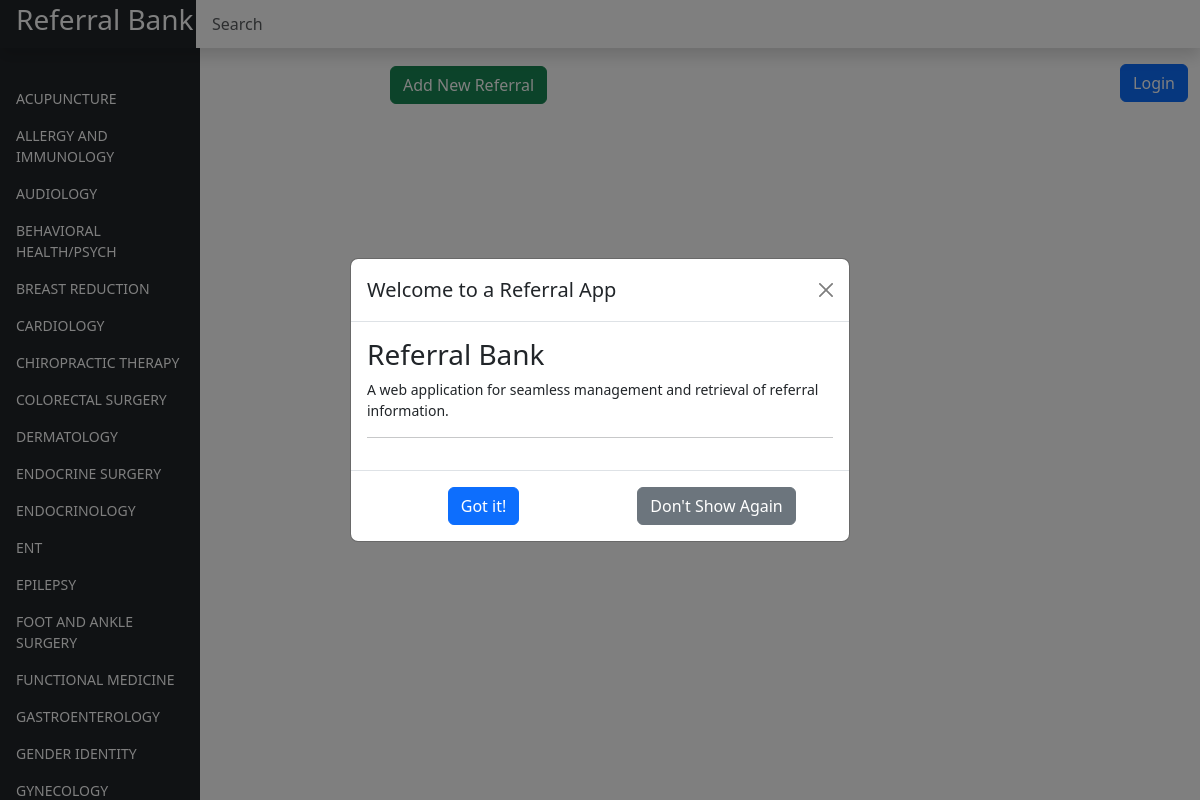
The app's page /, older data.
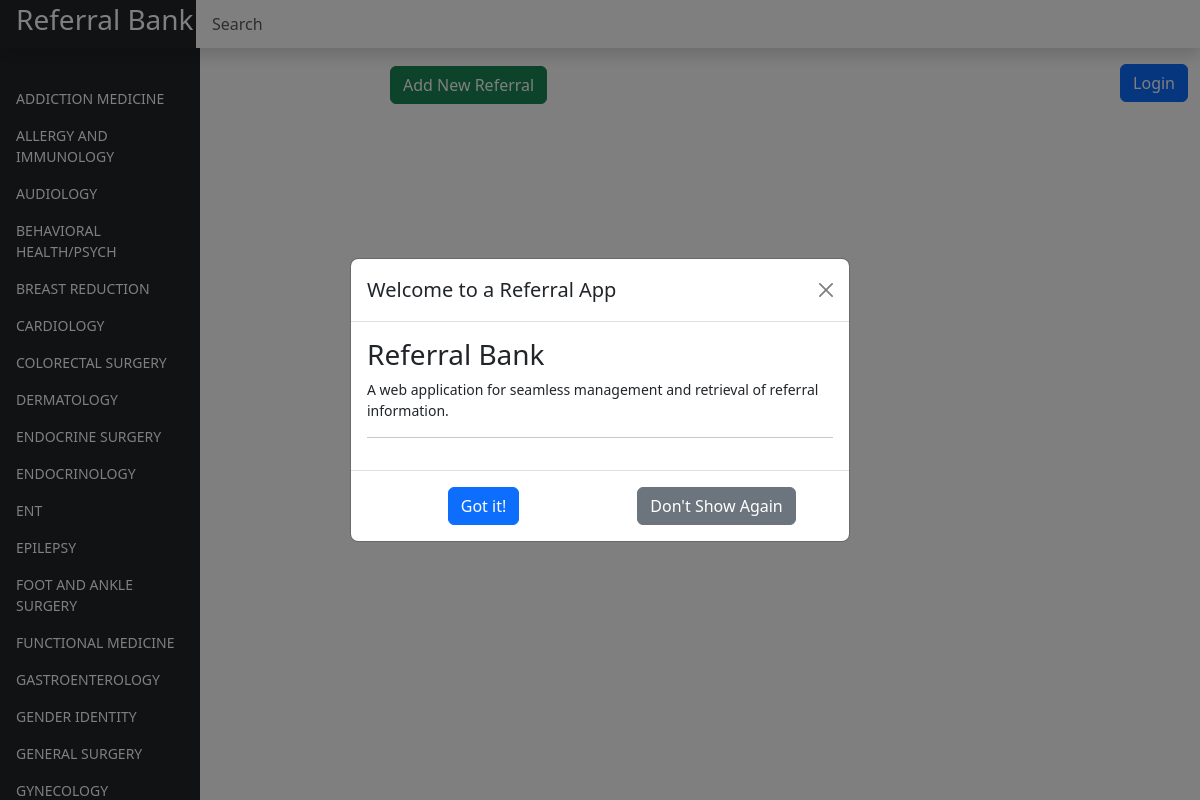
The same page, newer data.
### tables this page shows
CREATE TABLE "referrals" (
                id INTEGER PRIMARY KEY,
                SPECIALTY TEXT,
                NAME_OF_ORGANIZATION TEXT,
                NAME TEXT,
                LOCATION TEXT,
                PHONE_NUMBER TEXT,
                FAX_NUMBER TEXT,
                WEBSITE TEXT,
                NOTES TEXT,
                EMAIL TEXT
            , PARSED_SEARCH INTEGER DEFAULT 0);

### app.py (the view)
@app.route('/')
def home():
    df = load_data()
    df = mod_df(df)
    specialties = df['SPECIALTY'].unique().tolist()
    return render_template('dashboard.html', specialties=specialties)

### app.py (called while the page is built)
def mod_df(df):
    df = df.sort_values(by='SPECIALTY').reset_index(drop=True)
    print(len(df))
    df['NAME_OF_ORGANIZATION'].fillna('Unknown Organization', inplace=True)
    df['NAME'].fillna('', inplace=True)
    print(f"modified df: {df.head()}")
    return df

def load_data():
    conn = sqlite3.connect(DB_PATH)
    df = pd.read_sql_query("SELECT * FROM referrals", conn)
    conn.close()
    return df

### templates/dashboard.html (shortened to what this page needs)
<!doctype html>
<html lang="en" class="ms-0">
<head>
  <link href="https://cdn.jsdelivr.net/npm/bootstrap@5.3.0/dist/css/bootstrap.min.css" rel="stylesheet"
>
  <link rel="stylesheet" href="https://cdnjs.cloudflare.com/ajax/libs/font-awesome/5.15.3/css/all.min.css">
  <link rel="stylesheet" type="text/css" href="https://cdn.datatables.net/1.13.4/css/jquery.dataTables.min.css">
  <link rel="stylesheet" type="text/css"
    href="https://cdn.datatables.net/responsive/2.2.9/css/responsive.dataTables.min.css">
  <link rel="stylesheet" href="https://cdnjs.cloudflare.com/ajax/libs/font-awesome/5.15.1/css/all.min.css">
  <link rel="stylesheet" type="text/css"
    href="https://cdnjs.cloudflare.com/ajax/libs/toastr.js/latest/css/toastr.min.css">
  <link href="{{ url_for('static', filename='css/dashboard.css') }}" rel="stylesheet">
</head>
<body>
  <header class="navbar navbar-dark sticky-top bg-dark flex-md-nowrap p-0 shadow">
    <div id="title_T" class="col-md-3 h3 ms-3  text-white" data-pg-name="Title">Referral Bank</div>
    <input class="form-control form-control-dark w-100" type="text" placeholder="Search" aria-label="Search"
      id="search">
  </header>
  <div class="modal fade" id="initialInfoModal" tabindex="-1" aria-labelledby="initialInfoModalLabel"
    aria-hidden="true">
    <div class="modal-dialog modal-dialog-centered">
      <div class="modal-content">
        <div class="modal-header">
          <h5 class="modal-title" id="initialInfoModalLabel">Welcome to a Referral App</h5>
          <button type="button" class="btn-close" data-bs-dismiss="modal" aria-label="Close"></button>
        </div>
        <div class="modal-body">
          <div class="referral-bank-modal">
            <h3>Referral Bank</h3>
            <p>A web application for seamless management and retrieval of referral information.</p>
            <hr>
          </div>
        </div>
        <div class="modal-footer">
          <div class="container-fluid">
            <div class="row">
              <div class="col text-center">
                <button type="button" class="btn btn-primary" data-bs-dismiss="modal">Got it!</button>
              </div>
              <div class="col text-center">
                <button id="dontShowAgainBtn" class="btn btn-secondary">Don't Show Again</button>
              </div>
            </div>
          </div>
        </div>
      </div>
    </div>
  </div>
  <div id="main_info" class="container-fluid">
    <div class="row">
      <nav id="sidebar" class="col-md-3 col-lg-2 d-md-block bg-light sidebar">
        <div class="position-sticky pt-3 bg-dark">
          <ul class="nav flex-column" id="specialties">
            {% for specialty in specialties %}
            <li class="nav-item"><a class="nav-link" href="#">{{ specialty }}</a>
            </li>
            {% endfor %}
          </ul>
        </div>
      </nav>
      <main class="col-md-9 col-lg-7 px-md-4 main">
        <h2> <button id="addReferral" class="btn btn-success ms-3">Add New Referral</button> </h2>
      </main>
      <div class="col-lg-auto col-md-auto col-xl-auto col-xxl-auto ms-auto">
        <h3><button id="loginButton" class="btn btn-primary">Login</button>
        </h3>
      </div>
    </div>
  </div>
</body>
</html>

### static/css/dashboard.css (style rules this page uses)
body { font-size: .875rem; }
.sidebar { position: fixed; top: 0; bottom: 0; left: 0; z-index: 100; padding: 48px 0 0; box-shadow: inset -1px 0 0 rgba(0, 0, 0, .1); }
.sidebar { padding: 48px 0 0; box-shadow: inset -1px 0 0 rgba(0, 0, 0, .1); overflow-y: auto; max-height: 100vh; }
.sidebar .nav-link { font-weight: 500; color: #ffffff; }
.navbar .form-control { padding: .75rem 1rem; border-width: 0; border-radius: 0; }
.form-control-dark { color: #fff; border-color: rgba(255, 255, 255, .1); }
main { margin-left: 350px; }
#title_T { width: 15%; }
#main_info { margin-top: 15px; }

Row changes from the older to the newer data that the page shows:
no longer on this page (row edited): referrals: SPECIALTY "ACUPUNCTURE"
no longer on this page (row edited): referrals: SPECIALTY "CHIROPRACTIC THERAPY"
now on this page (row edited): referrals: SPECIALTY "ADDICTION MEDICINE"
now on this page (row edited): referrals: SPECIALTY "GENERAL SURGERY"
